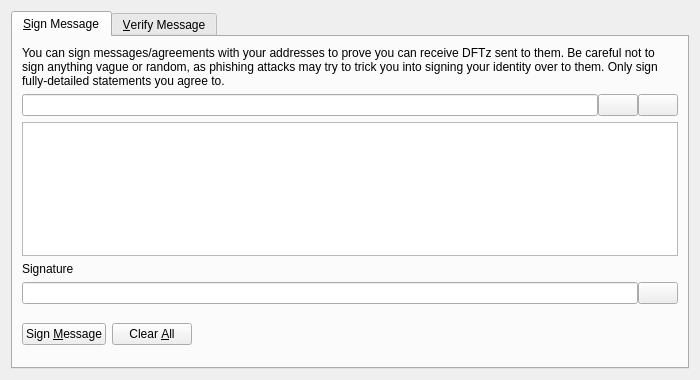
<?xml version="1.0" encoding="UTF-8"?>
<ui version="4.0">
 <class>SignVerifyMessageDialog</class>
 <widget class="QDialog" name="SignVerifyMessageDialog">
  <property name="geometry">
   <rect>
    <x>0</x>
    <y>0</y>
    <width>700</width>
    <height>380</height>
   </rect>
  </property>
  <property name="windowTitle">
   <string>Signatures - Sign / Verify a Message</string>
  </property>
  <property name="modal">
   <bool>true</bool>
  </property>
  <layout class="QVBoxLayout" name="verticalLayout">
   <item>
    <widget class="QTabWidget" name="tabWidget">
     <property name="currentIndex">
      <number>0</number>
     </property>
     <widget class="QWidget" name="tabSignMessage">
      <attribute name="title">
       <string>&amp;Sign Message</string>
      </attribute>
      <layout class="QVBoxLayout" name="verticalLayout_SM">
       <item>
        <widget class="QLabel" name="infoLabel_SM">
         <property name="text">
          <string>You can sign messages/agreements with your addresses to prove you can receive DFTz sent to them. Be careful not to sign anything vague or random, as phishing attacks may try to trick you into signing your identity over to them. Only sign fully-detailed statements you agree to.</string>
         </property>
         <property name="textFormat">
          <enum>Qt::PlainText</enum>
         </property>
         <property name="wordWrap">
          <bool>true</bool>
         </property>
        </widget>
       </item>
       <item>
        <layout class="QHBoxLayout" name="horizontalLayout_1_SM">
         <property name="spacing">
          <number>0</number>
         </property>
         <item>
          <widget class="QValidatedLineEdit" name="addressIn_SM">
           <property name="toolTip">
            <string>The DFTz address to sign the message with</string>
           </property>
          </widget>
         </item>
         <item>
          <widget class="QPushButton" name="addressBookButton_SM">
           <property name="toolTip">
            <string>Choose previously used address</string>
           </property>
           <property name="text">
            <string/>
           </property>
           <property name="shortcut">
            <string>Alt+A</string>
           </property>
           <property name="autoDefault">
            <bool>false</bool>
           </property>
          </widget>
         </item>
         <item>
          <widget class="QPushButton" name="pasteButton_SM">
           <property name="toolTip">
            <string>Paste address from clipboard</string>
           </property>
           <property name="text">
            <string/>
           </property>
           <property name="shortcut">
            <string>Alt+P</string>
           </property>
           <property name="autoDefault">
            <bool>false</bool>
           </property>
          </widget>
         </item>
        </layout>
       </item>
       <item>
        <widget class="QPlainTextEdit" name="messageIn_SM">
         <property name="toolTip">
          <string>Enter the message you want to sign here</string>
         </property>
        </widget>
       </item>
       <item>
        <widget class="QLabel" name="signatureLabel_SM">
         <property name="text">
          <string>Signature</string>
         </property>
         <property name="textFormat">
          <enum>Qt::PlainText</enum>
         </property>
        </widget>
       </item>
       <item>
        <layout class="QHBoxLayout" name="horizontalLayout_2_SM">
         <property name="spacing">
          <number>0</number>
         </property>
         <item>
          <widget class="QLineEdit" name="signatureOut_SM">
           <property name="font">
            <font>
             <italic>true</italic>
            </font>
           </property>
           <property name="readOnly">
            <bool>true</bool>
           </property>
          </widget>
         </item>
         <item>
          <widget class="QPushButton" name="copySignatureButton_SM">
           <property name="toolTip">
            <string>Copy the current signature to the system clipboard</string>
           </property>
           <property name="text">
            <string/>
           </property>
           <property name="autoDefault">
            <bool>false</bool>
           </property>
          </widget>
         </item>
        </layout>
       </item>
       <item>
        <layout class="QHBoxLayout" name="horizontalLayout_3_SM">
         <item>
          <widget class="QPushButton" name="signMessageButton_SM">
           <property name="toolTip">
            <string>Sign the message to prove you own this DFTz address</string>
           </property>
           <property name="text">
            <string>Sign &amp;Message</string>
           </property>
           <property name="autoDefault">
            <bool>false</bool>
           </property>
          </widget>
         </item>
         <item>
          <widget class="QPushButton" name="clearButton_SM">
           <property name="toolTip">
            <string>Reset all sign message fields</string>
           </property>
           <property name="text">
            <string>Clear &amp;All</string>
           </property>
           <property name="autoDefault">
            <bool>false</bool>
           </property>
          </widget>
         </item>
         <item>
          <spacer name="horizontalSpacer_1_SM">
           <property name="orientation">
            <enum>Qt::Horizontal</enum>
           </property>
           <property name="sizeHint" stdset="0">
            <size>
             <width>40</width>
             <height>48</height>
            </size>
           </property>
          </spacer>
         </item>
         <item>
          <widget class="QLabel" name="statusLabel_SM">
           <property name="font">
            <font>
             <weight>75</weight>
             <bold>true</bold>
            </font>
           </property>
           <property name="text">
            <string/>
           </property>
           <property name="wordWrap">
            <bool>true</bool>
           </property>
          </widget>
         </item>
         <item>
          <spacer name="horizontalSpacer_2_SM">
           <property name="orientation">
            <enum>Qt::Horizontal</enum>
           </property>
           <property name="sizeHint" stdset="0">
            <size>
             <width>40</width>
             <height>48</height>
            </size>
           </property>
          </spacer>
         </item>
        </layout>
       </item>
      </layout>
     </widget>
     <widget class="QWidget" name="tabVerifyMessage">
      <attribute name="title">
       <string>&amp;Verify Message</string>
      </attribute>
      <layout class="QVBoxLayout" name="verticalLayout_VM">
       <item>
        <widget class="QLabel" name="infoLabel_VM">
         <property name="text">
          <string>Enter the receiver's address, message (ensure you copy line breaks, spaces, tabs, etc. exactly) and signature below to verify the message. Be careful not to read more into the signature than what is in the signed message itself, to avoid being tricked by a man-in-the-middle attack. Note that this only proves the signing party receives with the address, it cannot prove sendership of any transaction!</string>
         </property>
         <property name="textFormat">
          <enum>Qt::PlainText</enum>
         </property>
         <property name="alignment">
          <set>Qt::AlignLeading|Qt::AlignLeft|Qt::AlignTop</set>
         </property>
         <property name="wordWrap">
          <bool>true</bool>
         </property>
        </widget>
       </item>
       <item>
        <layout class="QHBoxLayout" name="horizontalLayout_1_VM">
         <property name="spacing">
          <number>0</number>
         </property>
         <item>
          <widget class="QValidatedLineEdit" name="addressIn_VM">
           <property name="toolTip">
            <string>The DFTz address the message was signed with</string>
           </property>
          </widget>
         </item>
         <item>
          <widget class="QPushButton" name="addressBookButton_VM">
           <property name="toolTip">
            <string>Choose previously used address</string>
           </property>
           <property name="text">
            <string/>
           </property>
           <property name="shortcut">
            <string>Alt+A</string>
           </property>
           <property name="autoDefault">
            <bool>false</bool>
           </property>
          </widget>
         </item>
        </layout>
       </item>
       <item>
        <widget class="QPlainTextEdit" name="messageIn_VM"/>
       </item>
       <item>
        <widget class="QValidatedLineEdit" name="signatureIn_VM"/>
       </item>
       <item>
        <layout class="QHBoxLayout" name="horizontalLayout_2_VM">
         <item>
          <widget class="QPushButton" name="verifyMessageButton_VM">
           <property name="toolTip">
            <string>Verify the message to ensure it was signed with the specified DFTz address</string>
           </property>
           <property name="text">
            <string>Verify &amp;Message</string>
           </property>
           <property name="autoDefault">
            <bool>false</bool>
           </property>
          </widget>
         </item>
         <item>
          <widget class="QPushButton" name="clearButton_VM">
           <property name="toolTip">
            <string>Reset all verify message fields</string>
           </property>
           <property name="text">
            <string>Clear &amp;All</string>
           </property>
           <property name="autoDefault">
            <bool>false</bool>
           </property>
          </widget>
         </item>
         <item>
          <spacer name="horizontalSpacer_1_VM">
           <property name="orientation">
            <enum>Qt::Horizontal</enum>
           </property>
           <property name="sizeHint" stdset="0">
            <size>
             <width>40</width>
             <height>48</height>
            </size>
           </property>
          </spacer>
         </item>
         <item>
          <widget class="QLabel" name="statusLabel_VM">
           <property name="font">
            <font>
             <weight>75</weight>
             <bold>true</bold>
            </font>
           </property>
           <property name="text">
            <string/>
           </property>
           <property name="wordWrap">
            <bool>true</bool>
           </property>
          </widget>
         </item>
         <item>
          <spacer name="horizontalSpacer_2_VM">
           <property name="orientation">
            <enum>Qt::Horizontal</enum>
           </property>
           <property name="sizeHint" stdset="0">
            <size>
             <width>40</width>
             <height>48</height>
            </size>
           </property>
          </spacer>
         </item>
        </layout>
       </item>
      </layout>
     </widget>
    </widget>
   </item>
  </layout>
 </widget>
 <customwidgets>
  <customwidget>
   <class>QValidatedLineEdit</class>
   <extends>QLineEdit</extends>
   <header>qvalidatedlineedit.h</header>
  </customwidget>
 </customwidgets>
 <resources>
  <include location="../dftz.qrc"/>
 </resources>
 <connections/>
</ui>
